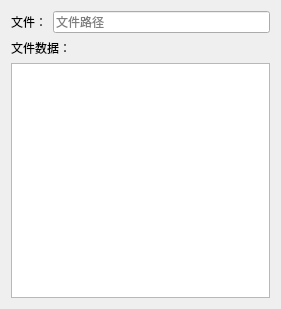
   <widget class="QWidget" name="">
    <property name="geometry">
     <rect>
      <x>0</x>
      <y>0</y>
      <width>281</width>
      <height>309</height>
     </rect>
    </property>
    <layout class="QVBoxLayout" name="verticalLayout_4">
     <item>
      <layout class="QHBoxLayout" name="horizontalLayout_2">
       <item>
        <widget class="QLabel" name="label_2">
         <property name="text">
          <string>文件：</string>
         </property>
        </widget>
       </item>
       <item>
        <widget class="QLineEdit" name="lineEdit">
         <property name="sizeIncrement">
          <size>
           <width>0</width>
           <height>0</height>
          </size>
         </property>
         <property name="toolTip">
          <string/>
         </property>
         <property name="statusTip">
          <string/>
         </property>
         <property name="whatsThis">
          <string/>
         </property>
         <property name="accessibleName">
          <string/>
         </property>
         <property name="accessibleDescription">
          <string/>
         </property>
         <property name="autoFillBackground">
          <bool>false</bool>
         </property>
         <property name="styleSheet">
          <string notr="true"/>
         </property>
         <property name="text">
          <string/>
         </property>
         <property name="placeholderText">
          <string>文件路径</string>
         </property>
        </widget>
       </item>
      </layout>
     </item>
     <item>
      <widget class="QLabel" name="label">
       <property name="text">
        <string>文件数据：</string>
       </property>
      </widget>
     </item>
     <item>
      <widget class="QPlainTextEdit" name="plainTextEdit">
       <property name="plainText">
        <string/>
       </property>
      </widget>
     </item>
    </layout>
   </widget>
